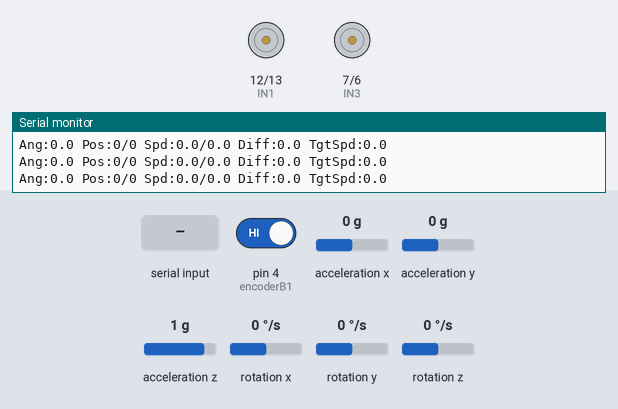
This sketch was run on a simulated Arduino Uno, built with avr-gcc and run on an emulated ATmega328P. Parts: motor-driver pin pairs drawn as motors (green arrow = first pin HIGH = forward, orange = second pin HIGH = backward, longer = more drive, scaled by the enable pin), the last lines printed to the serial monitor. Wiring (inferred from the names in the program): MPU-6050 motion sensor at I2C address 0x68. The inputs (shaded band) are chosen by the test bench; at power-on: acceleration y 0 g, rotation x 0 °/s, acceleration z 1 g, pin 4 (encoderB1) HIGH, acceleration x 0 g, rotation y 0 °/s, rotation z 0 °/s.

Above: at 2.2 s.
2.3 s: acceleration y set to -1.4 g
4.0 s: acceleration y set to 0.8 g
At 6.5 s:
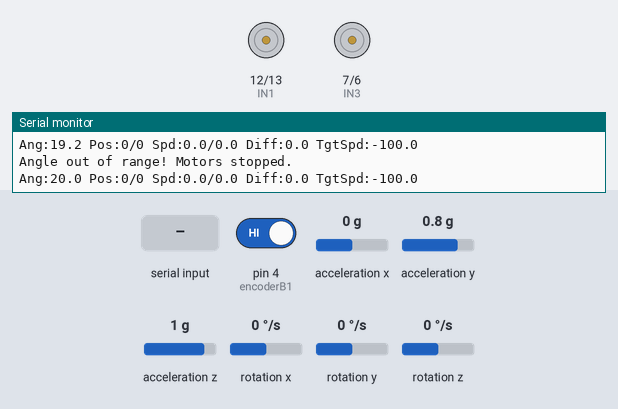
7.0 s: rotation x set to -136 °/s
10.0 s: rotation x set to -148 °/s
At 12.93 s:
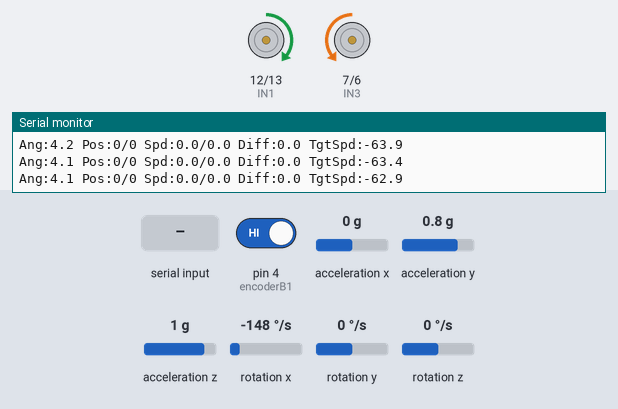
13.0 s: "sp:2,0.5,0.1\n" received over Serial
At 14.0 s:
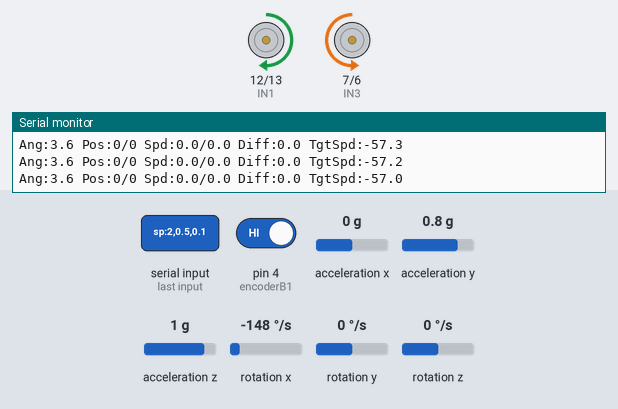
16.0 s: acceleration z set to -0.1 g
Timing chart, 0 to 18.6 s (numbered marks = the images above; inputs shaded):
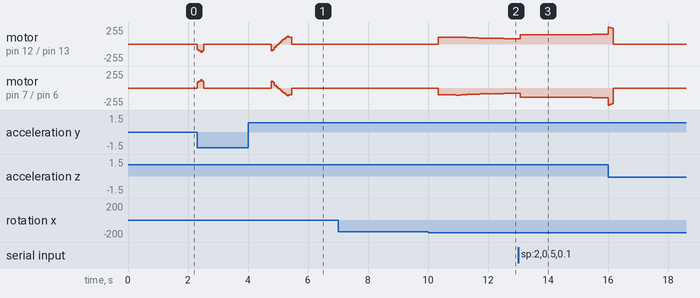

The sketch:

getbalance.ino
```cpp
#include <Wire.h>
#include <PinChangeInterrupt.h>  // 引脚变化中断库（统一用于A/B编码器）

// MPU6050 Register Addresses
const int MPU_ADDR = 0x68;
int16_t AcX, AcY, AcZ, GyX, GyY, GyZ;
float angleX, gyroX;
float setpoint = 0;  // 目标平衡角度（直立状态）

// 角度安全阈值（±30°）
const float ANGLE_THRESHOLD = 10.0;

// ========== 角度环PID参数 ==========
// 角度环：控制车身直立，输出为速度目标值
float kp_angle = 14.0;   // 比例系数
float ki_angle = 2.0;    // 积分系数
float kd_angle = 0.05;   // 微分系数
float error_angle = 0;
float lastError_angle = 0;
float integral_angle = 0;
float derivative_angle = 0;
float output_angle = 0;  // 角度环输出（作为速度环的目标值）

// ========== 速度环PID参数 ==========
// 速度环：控制电机转速，输出为PWM控制量
float kp_speed = 1.0;    // 比例系数
float ki_speed = 0.5;    // 积分系数
float kd_speed = 0.01;    // 微分系数
float error_speedA = 0, error_speedB = 0;
float lastError_speedA = 0, lastError_speedB = 0;
float integral_speedA = 0, integral_speedB = 0;
float derivative_speedA = 0, derivative_speedB = 0;
float output_speedA = 0, output_speedB = 0;
float targetSpeed = 0;   // 速度环目标值（来自角度环输出）

// ========== 位置环PID参数 ==========
// 位置环：控制小车位置，输出为角度偏移量
float kp_position = 0.0;  // 比例系数
float ki_position = 0.0; // 积分系数
float kd_position = 0.0;  // 微分系数
float error_position = 0;
float lastError_position = 0;
float integral_position = 0;
float derivative_position = 0;
float output_position = 0;  // 位置环输出（作为角度环的偏移）
float targetPosition = 0;   // 目标位置（编码器脉冲数）
float currentPosition = 0;  // 当前位置（编码器脉冲数平均值）

// ========== 控制模式 ==========
// 始终使用三环级联：位置环 -> 角度环 -> 速度环 -> PWM

// ========== 积分限幅参数 ==========
const float INTEGRAL_LIMIT_ANGLE = 500.0;
const float INTEGRAL_LIMIT_SPEED = 300.0;
const float INTEGRAL_LIMIT_POSITION = 1000.0;

// 电机引脚定义（根据实际接线修改）
const int IN1 = 12;
const int IN2 = 13;
const int IN3 = 7;
const int IN4 = 6;
const int PWM_A = 9;
const int PWM_B = 10;

// 编码器引脚定义（需支持PCINT，如UNO的2/3/4/5脚均支持）
const int encoderA1 = 2;  // 电机A编码器A相
const int encoderA2 = 3;  // 电机A编码器B相
const int encoderB1 = 4;  // 电机B编码器A相
const int encoderB2 = 5;  // 电机B编码器B相

// 编码器参数（根据实际编码器手册修改）
const int PULSES_PER_REV_A = 100;  // 电机A编码器每转脉冲数
const int PULSES_PER_REV_B = 100;  // 电机B编码器每转脉冲数（允许与A不同）

// ========== 车轮参数（用于位置计算）==========
const float WHEEL_DIAMETER = 65.0;  // 车轮直径（mm）
const float GEAR_RATIO = 30.0;      // 减速比
const float MM_PER_PULSE_A = (PI * WHEEL_DIAMETER) / (PULSES_PER_REV_A * GEAR_RATIO);
const float MM_PER_PULSE_B = (PI * WHEEL_DIAMETER) / (PULSES_PER_REV_B * GEAR_RATIO);

// 编码器计数与速度变量
volatile long encoderCountA = 0;  // 电机A计数（volatile用于中断访问）
volatile long encoderCountB = 0;  // 电机B计数
long lastEncoderCountA = 0;
long lastEncoderCountB = 0;
unsigned long lastSpeedCalcTime = 0;
float motorSpeedA = 0.0;  // 电机A转速（RPM）
float motorSpeedB = 0.0;  // 电机B转速（RPM）

// 速度平滑：滑动平均参数（5次采样）
const int SPEED_HISTORY_LEN = 5;
float speedAHistory[SPEED_HISTORY_LEN] = {0};
float speedBHistory[SPEED_HISTORY_LEN] = {0};
int historyIndex = 0;

// ========== 控制周期 ==========
const float DT = 0.01;  // 控制周期10ms = 0.01s

// ========== 速度同步控制参数 ==========
float kp_sync = 1.0;      // 速度同步比例系数
float ki_sync = 0.2;      // 速度同步积分系数
float kd_sync = 0.05;     // 速度同步微分系数
float error_sync = 0;
float lastError_sync = 0;
float integral_sync = 0;
float derivative_sync = 0;
const float INTEGRAL_LIMIT_SYNC = 100.0;

// 初始化MPU6050
void initMPU6050() {
  Wire.begin();
  Wire.beginTransmission(MPU_ADDR);
  Wire.write(0x6B);  // PWR_MGMT_1寄存器
  Wire.write(0);     // 唤醒MPU6050
  Wire.endTransmission(true);
}

// 读取MPU6050原始数据
void readMPU6050() {
  Wire.beginTransmission(MPU_ADDR);
  Wire.write(0x3B);  // 从ACCEL_XOUT_H开始读取
  Wire.endTransmission(false);
  Wire.requestFrom(MPU_ADDR, 14, true);  // 读取14字节数据

  AcX = Wire.read() << 8 | Wire.read();
  AcY = Wire.read() << 8 | Wire.read();
  AcZ = Wire.read() << 8 | Wire.read();
  Wire.read() << 8 | Wire.read();  // 跳过温度数据
  GyX = Wire.read() << 8 | Wire.read();
  GyY = Wire.read() << 8 | Wire.read();
  GyZ = Wire.read() << 8 | Wire.read();
}

// 计算角度（加速度计+陀螺仪融合）
void calculateAngle() {
  // 加速度计角度
  float accel_angle = atan2(AcY, AcZ) * RAD_TO_DEG;
  // 陀螺仪角速度（度/秒）
  gyroX = GyX / 131.0;
  // 互补滤波融合
  angleX = 0.96 * (angleX + gyroX * 0.01) + 0.04 * accel_angle;
}

// 电机控制函数
void setMotor(int speedA, int speedB) {
  // 电机A方向与PWM
  if (speedA > 0) {
    digitalWrite(IN1, LOW);
    digitalWrite(IN2, HIGH);
  } else {
    digitalWrite(IN1, HIGH);
    digitalWrite(IN2, LOW);
  }
  analogWrite(PWM_A, abs(speedA));

  // 电机B方向与PWM
  if (speedB > 0) {
    digitalWrite(IN3, HIGH);
    digitalWrite(IN4, LOW);
  } else {
    digitalWrite(IN3, LOW);
    digitalWrite(IN4, HIGH);
  }
  analogWrite(PWM_B, abs(speedB));
}

// 停止所有电机
void stopMotors() {
  digitalWrite(IN1, LOW);
  digitalWrite(IN2, LOW);
  digitalWrite(IN3, LOW);
  digitalWrite(IN4, LOW);
  analogWrite(PWM_A, 0);
  analogWrite(PWM_B, 0);
}

// 电机A编码器中断服务函数（精简逻辑）
void handleEncoderA() {
  int a = digitalRead(encoderA1);
  int b = digitalRead(encoderA2);
  encoderCountA += (a != b) ? 1 : -1;  // 正转+1，反转-1
}

// 电机B编码器中断服务函数（精简逻辑）
void handleEncoderB() {
  int a = digitalRead(encoderB1);
  int b = digitalRead(encoderB2);
  encoderCountB += (a != b) ? 1 : -1;  // 正转+1，反转-1
}

// 计算电机转速（带滑动平均平滑）
void calculateMotorSpeed() {
  unsigned long currentTime = millis();
  unsigned long timeDiff = currentTime - lastSpeedCalcTime;

  if (timeDiff >= 200) {  // 延长计算窗口至200ms，减少波动
    // 计算脉冲差
    long pulseDiffA = encoderCountA - lastEncoderCountA;
    long pulseDiffB = encoderCountB - lastEncoderCountB;

    // 计算瞬时速度（RPM）
    float tempSpeedA = (pulseDiffA * 60.0 * 1000.0) / (PULSES_PER_REV_A * timeDiff);
    float tempSpeedB = (pulseDiffB * 60.0 * 1000.0) / (PULSES_PER_REV_B * timeDiff);

    // 滑动平均：更新历史数据并求平均
    speedAHistory[historyIndex] = tempSpeedA;
    speedBHistory[historyIndex] = tempSpeedB;
    historyIndex = (historyIndex + 1) % SPEED_HISTORY_LEN;  // 循环索引

    // 计算平均速度（平滑后）
    motorSpeedA = 0;
    motorSpeedB = 0;
    for (int i = 0; i < SPEED_HISTORY_LEN; i++) {
      motorSpeedA += speedAHistory[i];
      motorSpeedB += speedBHistory[i];
    }
    motorSpeedA /= SPEED_HISTORY_LEN;
    motorSpeedB /= SPEED_HISTORY_LEN;

    // 更新历史计数和时间
    lastEncoderCountA = encoderCountA;
    lastEncoderCountB = encoderCountB;
    lastSpeedCalcTime = currentTime;
  }
}

// ========== 角度环PID控制 ==========
// 输入：目标角度、当前角度
// 输出：速度目标值
float anglePID(float target, float current) {
  // 计算偏差 e(k)
  error_angle = target - current;

  // 积分项 Σe(k)
  integral_angle += error_angle * DT;
  integral_angle = constrain(integral_angle, -INTEGRAL_LIMIT_ANGLE, INTEGRAL_LIMIT_ANGLE);

  // 微分项 [e(k) - e(k-1)]
  derivative_angle = (error_angle - lastError_angle) / DT;

  // PID公式：u(k) = kp*e(k) + ki*Σe(k) + kd*[e(k)-e(k-1)]
  output_angle = kp_angle * error_angle +
                 ki_angle * integral_angle +
                 kd_angle * derivative_angle;

  lastError_angle = error_angle;

  return output_angle;
}

// ========== 速度环PID控制 ==========
// 输入：目标速度、当前速度
// 输出：PWM控制量
float speedPID(float target, float current,
               float &error, float &lastError,
               float &integral, float &derivative) {
  // 计算偏差 e(k)
  error = target - current;

  // 积分项 Σe(k)
  integral += error * DT;
  integral = constrain(integral, -INTEGRAL_LIMIT_SPEED, INTEGRAL_LIMIT_SPEED);

  // 微分项 [e(k) - e(k-1)]
  derivative = (error - lastError) / DT;

  // PID公式：u(k) = kp*e(k) + ki*Σe(k) + kd*[e(k)-e(k-1)]
  float output = kp_speed * error +
                 ki_speed * integral +
                 kd_speed * derivative;

  lastError = error;

  return output;
}

// ========== 位置环PID控制 ==========
// 输入：目标位置、当前位置
// 输出：角度偏移量
float positionPID(float target, float current) {
  // 计算偏差 e(k)
  error_position = target - current;

  // 积分项 Σe(k)
  integral_position += error_position * DT;
  integral_position = constrain(integral_position, -INTEGRAL_LIMIT_POSITION, INTEGRAL_LIMIT_POSITION);

  // 微分项 [e(k) - e(k-1)]
  derivative_position = (error_position - lastError_position) / DT;

  // PID公式：u(k) = kp*e(k) + ki*Σe(k) + kd*[e(k)-e(k-1)]
  output_position = kp_position * error_position +
                    ki_position * integral_position +
                    kd_position * derivative_position;

  lastError_position = error_position;

  return output_position;
}

// ========== 速度同步PID控制 ==========
// 输入：两轮速度差
// 输出：PWM补偿量
float speedSyncPID(float speedDiff) {
  // 计算偏差 e(k) = 速度差（目标是0）
  error_sync = speedDiff;

  // 积分项 Σe(k)
  integral_sync += error_sync * DT;
  integral_sync = constrain(integral_sync, -INTEGRAL_LIMIT_SYNC, INTEGRAL_LIMIT_SYNC);

  // 微分项 [e(k) - e(k-1)]
  derivative_sync = (error_sync - lastError_sync) / DT;

  // PID公式：u(k) = kp*e(k) + ki*Σe(k) + kd*[e(k)-e(k-1)]
  float correction = kp_sync * error_sync +
                     ki_sync * integral_sync +
                     kd_sync * derivative_sync;

  lastError_sync = error_sync;

  return correction;
}

// ========== 解析串口指令 ==========
void processSerialCommands() {
  if (Serial.available() > 0) {
    String input = Serial.readStringUntil('\n');
    input.trim();

    // 设置目标位置："pos:1000"
    if (input.startsWith("pos:")) {
      targetPosition = input.substring(4).toFloat();
      Serial.print("Target position set to: ");
      Serial.println(targetPosition);
    }
    // 调整角度PID参数："ap:16,2,0.05"
    else if (input.startsWith("ap:")) {
      String data = input.substring(3);
      int c1 = data.indexOf(',');
      int c2 = data.lastIndexOf(',');
      if (c1 != -1 && c2 != -1) {
        kp_angle = data.substring(0, c1).toFloat();
        ki_angle = data.substring(c1 + 1, c2).toFloat();
        kd_angle = data.substring(c2 + 1).toFloat();
        Serial.print("Angle PID: Kp=");
        Serial.print(kp_angle);
        Serial.print(", Ki=");
        Serial.print(ki_angle);
        Serial.print(", Kd=");
        Serial.println(kd_angle);
      }
    }
    // 调整速度PID参数："sp:2,0.5,0.1"
    else if (input.startsWith("sp:")) {
      String data = input.substring(3);
      int c1 = data.indexOf(',');
      int c2 = data.lastIndexOf(',');
      if (c1 != -1 && c2 != -1) {
        kp_speed = data.substring(0, c1).toFloat();
        ki_speed = data.substring(c1 + 1, c2).toFloat();
        kd_speed = data.substring(c2 + 1).toFloat();
        Serial.print("Speed PID: Kp=");
        Serial.print(kp_speed);
        Serial.print(", Ki=");
        Serial.print(ki_speed);
        Serial.print(", Kd=");
        Serial.println(kd_speed);
      }
    }
    // 调整位置PID参数："pp:0.5,0.01,0.2"
    else if (input.startsWith("pp:")) {
      String data = input.substring(3);
      int c1 = data.indexOf(',');
      int c2 = data.lastIndexOf(',');
      if (c1 != -1 && c2 != -1) {
        kp_position = data.substring(0, c1).toFloat();
        ki_position = data.substring(c1 + 1, c2).toFloat();
        kd_position = data.substring(c2 + 1).toFloat();
        Serial.print("Position PID: Kp=");
        Serial.print(kp_position);
        Serial.print(", Ki=");
        Serial.print(ki_position);
        Serial.print(", Kd=");
        Serial.println(kd_position);
      }
    }
    // 调整速度同步PID参数："sync:1,0.2,0.05"
    else if (input.startsWith("sync:")) {
      String data = input.substring(5);
      int c1 = data.indexOf(',');
      int c2 = data.lastIndexOf(',');
      if (c1 != -1 && c2 != -1) {
        kp_sync = data.substring(0, c1).toFloat();
        ki_sync = data.substring(c1 + 1, c2).toFloat();
        kd_sync = data.substring(c2 + 1).toFloat();
        Serial.print("Speed Sync PID: Kp=");
        Serial.print(kp_sync);
        Serial.print(", Ki=");
        Serial.print(ki_sync);
        Serial.print(", Kd=");
        Serial.println(kd_sync);
      }
    }
    // 重置所有积分项："reset"
    else if (input.equals("reset")) {
      integral_angle = 0;
      integral_speedA = 0;
      integral_speedB = 0;
      integral_position = 0;
      integral_sync = 0;
      encoderCountA = 0;
      encoderCountB = 0;
      targetPosition = 0;
      Serial.println("All integrals and encoders reset");
    }
    // 帮助信息
    else if (input.equals("help")) {
      Serial.println("=== PID Balance Car (3-Loop Cascade) ===");
      Serial.println("pos:1000 - Set target position");
      Serial.println("ap:Kp,Ki,Kd - Set angle PID params");
      Serial.println("sp:Kp,Ki,Kd - Set speed PID params");
      Serial.println("pp:Kp,Ki,Kd - Set position PID params");
      Serial.println("sync:Kp,Ki,Kd - Set speed sync PID params");
      Serial.println("reset - Reset all integrals");
      Serial.println("help - Show this message");
    }
  }
}

void setup() {
  Serial.begin(9600);
  initMPU6050();

  // 初始化电机引脚
  pinMode(IN1, OUTPUT);
  pinMode(IN2, OUTPUT);
  pinMode(IN3, OUTPUT);
  pinMode(IN4, OUTPUT);
  pinMode(PWM_A, OUTPUT);
  pinMode(PWM_B, OUTPUT);

  // 初始化编码器引脚（启用内部上拉）
  pinMode(encoderA1, INPUT_PULLUP);
  pinMode(encoderA2, INPUT_PULLUP);
  pinMode(encoderB1, INPUT_PULLUP);
  pinMode(encoderB2, INPUT_PULLUP);

  // 统一使用PinChangeInterrupt（消除中断类型差异）
  attachPinChangeInterrupt(
    digitalPinToPinChangeInterrupt(encoderA1),
    handleEncoderA,
    CHANGE
  );
  attachPinChangeInterrupt(
    digitalPinToPinChangeInterrupt(encoderB1),
    handleEncoderB,
    CHANGE
  );

  // 初始化速度历史数组
  for (int i = 0; i < SPEED_HISTORY_LEN; i++) {
    speedAHistory[i] = 0;
    speedBHistory[i] = 0;
  }

  delay(1000);  // 等待传感器稳定
  Serial.println("System initialized. Ready for commands.");
}

void loop() {
  readMPU6050();        // 读取MPU数据
  calculateAngle();     // 计算角度
  calculateMotorSpeed();// 计算转速（带平滑）
  processSerialCommands();// 处理串口指令

  // 计算当前位置（两轮平均）
  currentPosition = (encoderCountA + encoderCountB) / 2.0;

  // 角度安全检查
  if (abs(angleX - setpoint) > ANGLE_THRESHOLD) {
    stopMotors();
    Serial.println("Angle out of range! Motors stopped.");
  } else {
    // ========== 三环级联PID控制 ==========
    // 位置环 -> 角度环 -> 速度环 -> PWM

    // 1. 位置环：输出角度偏移
    output_position = positionPID(targetPosition, currentPosition);
    float angleTarget = setpoint + constrain(output_position, -5.0, 5.0);  // 限制角度偏移±5°

    // 2. 角度环：输出速度目标
    targetSpeed = anglePID(angleTarget, angleX);
    targetSpeed = constrain(targetSpeed, -100, 100);  // 限制目标速度

    // 3. 速度环：输出PWM
    float pwmA = speedPID(targetSpeed, motorSpeedA, error_speedA, lastError_speedA,
                    integral_speedA, derivative_speedA);
    float pwmB = speedPID(targetSpeed, motorSpeedB, error_speedB, lastError_speedB,
                    integral_speedB, derivative_speedB);

    // ========== 速度同步控制（确保两轮速度一致）==========
    // 计算两轮速度差
    float speedDiff = motorSpeedA - motorSpeedB;

    // 使用PID控制器计算补偿量
    float syncCorrection = speedSyncPID(speedDiff);

    // 对速度快的轮子减速，慢的轮子加速
    pwmA -= syncCorrection;
    pwmB += syncCorrection;

    // PWM输出限幅并控制电机
    pwmA = constrain(pwmA, -255, 255);
    pwmB = constrain(pwmB, -255, 255);
    setMotor((int)pwmA, (int)pwmB);
  }

  // ========== 串口监控输出 ==========
  Serial.print("Ang:");
  Serial.print(angleX, 1);
  Serial.print(" Pos:");
  Serial.print(currentPosition, 0);
  Serial.print("/");
  Serial.print(targetPosition, 0);
  Serial.print(" Spd:");
  Serial.print(motorSpeedA, 1);
  Serial.print("/");
  Serial.print(motorSpeedB, 1);
  Serial.print(" Diff:");
  Serial.print(motorSpeedA - motorSpeedB, 1);
  Serial.print(" TgtSpd:");
  Serial.println(targetSpeed, 1);

  delay(10);  // 控制周期~10ms（100Hz）
}
```

Measured:
- the behaviour switches between -141 and -142 °/s on rotation x (found by bisection; images 1 and 2)
